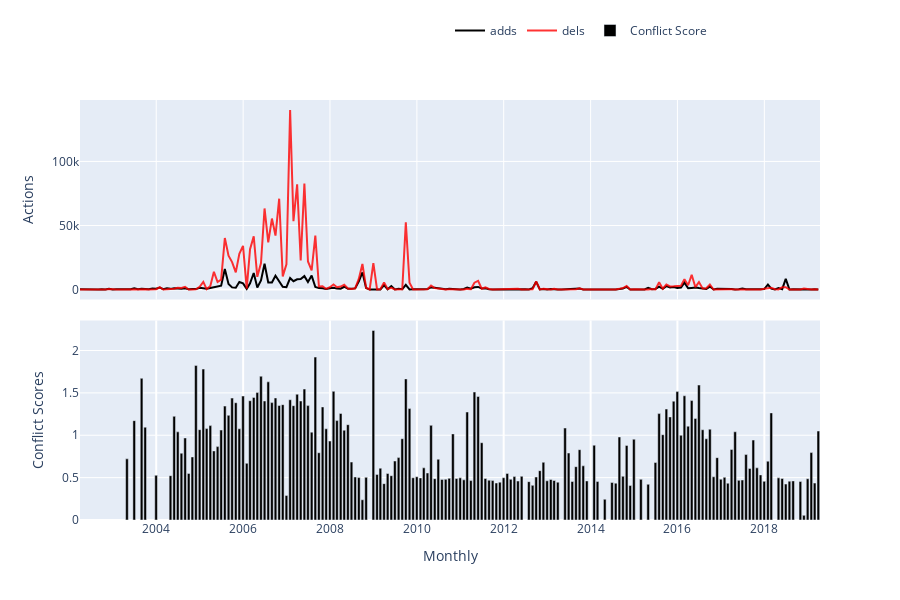

Notebook code cell kept with this figure:
### Markdown cell above
<span style="color: #626262"> Try yourself! This is what will happen when you click 'Load Actions' button: </span>

### Code cell
### --------------------------------------------------------------------------- ###
### TRY YOURSELF! THIS IS WHAT WILL HAPPEN WHEN YOU CLICK 'Load Actions' BUTTON ###
### --------------------------------------------------------------------------- ###

## Create a WikiWho instance, which is an API; and use ConflictManager to get         ##
## actions for given page id; more details see:                                       ##
## https://github.com/gesiscss/wikiwho_wrapper/blob/master/wikiwho_wrapper/api.py     ##
## https://github.com/gesiscss/wikiwho_wrapper/blob/master/wikiwho_wrapper/wikiwho.py ##
## https://github.com/gesiscss/wikiwho_demo_new/blob/master/metrics/conflict.py       ##
# wikiwho_api = WikiWho(lng=abbreviation(languageSelection.value))
# print("Downloading all_content from the WikiWhoApi...")
# all_content = wikiwho_api.dv.all_content(the_page['page_id'])
# print("Downloading revisions from the WikiWhoApi...")
# all_revisions = wikiwho_api.dv.rev_ids_of_article(the_page['page_id'])
# clear_output()

# conflict_manager = ConflictManager(all_content.copy(),
#                                all_revisions.copy(), 
#                                lng=abbreviation(languageSelection.value), 
#                                include_stopwords=True)

# conflict_manager.calculate()
# clear_output()

# Store the original data into variable "token_sources", it includes
# "tokens_all" / "tokens" (all actions of an article, including/excluding stopwords)
# "elegibles_all" / "elegibles" (elegible actions of an article, including/excluding stopwords)
# "conflicts_all" / "conflicts" (conflict actions of an article, including/excluding stopwords)
# "wiki_dv" (a WikipediaDV instance for retrieving editors' names given their IDs)
# token_sources = conflict_manager.source
# token_sources["wiki_dv"] = WikipediaDV(WikipediaAPI(lng=abbreviation(languageSelection.value)))
token_sources = sources.copy()
all_revisions = revisions.copy()

## Create an ActionsListener instance to get aggregated actions. More details see:            ##
## https://github.com/gesiscss/wikiwho_demo_new/blob/master/visualization/actions_listener.py ##
actions_listener = ActionsListener(sources=token_sources, lng=abbreviation(languageSelection.value))
actions_listener.get_main()
clear_output()

# Aggregation data for actions.
total_actions = actions_listener.df.copy()

# adds/dels/reins actions (including stopwords)
actions_inc = actions_listener.tokens_group_all.copy()

# Editors' names.
grabbed_names = actions_listener.editors.copy()


## Visualization, core visual code lies in ActionsListener, then the interact function     ##
## makes it interactive, mode details see:                                                 ##
## https://github.com/gesiscss/wikiwho_demo/blob/master/visualization/actions_listener.py  ##

# This is the page you used
print('The page that is being used:', the_page['title'], f'({abbreviation(languageSelection.value).upper()})')

# Which types do those actions have?
actions_types = (total_actions.columns[5:14]).values.tolist()

# Visualization: try yourself by coding!
begin_date = date(2002, 3, 1)
end_date = date(2019, 4, 1)
editor_name = 'All'
frequency = 'Monthly' # "Yearly", "Monthly", "Weekly", "Daily"
black_line = 'adds' # Choose one from 'actions_types'. Note that 'black_line doesn't have 'None' option but others have.
red_line = 'dels'
blue_line = 'None'
green_line = 'None'
black_conflict = "Conflict Score"  # 'Conflict Score', 'Absolute Conflict Score', 'Total Elegible Actions'
red_conflict = "None"

actions_listener.listen(
    _range1 = begin_date,
    _range2 = end_date,
    editor = editor_name,
    granularity = frequency,
    black = black_line,
    red = red_line,
    blue = blue_line,
    green = green_line,
    black_conflict = black_conflict,
    red_conflict = red_conflict
)

# Store the variable total_actions for the next notebooks.
%store total_actions

### Figure 1 — Plotly figure (JSON) as saved in the notebook; plotly's stock layout.template omitted (floating-point values rounded to 4 significant figures; data arrays with more than 128 entries replaced by an {"elided": "..."} marker saying what was removed)
{"data": [{"marker": {"color": "rgba(0, 0, 0, 1)"}, "name": "adds", "type": "scatter", "x": {"elided": "205 str values"}, "xaxis": "x2", "y": {"elided": "205 int values"}, "yaxis": "y2"}, {"marker": {"color": "rgba(255, 0, 0, .8)"}, "name": "dels", "type": "scatter", "x": {"elided": "205 str values"}, "xaxis": "x2", "y": {"elided": "205 int values"}, "yaxis": "y2"}, {"marker": {"color": "rgba(0, 0, 0, 1)"}, "name": "Conflict Score", "type": "bar", "x": {"elided": "174 str values"}, "xaxis": "x", "y": {"elided": "174 float values"}, "yaxis": "y"}], "layout": {"barmode": "group", "height": 600, "hovermode": "closest", "legend": {"orientation": "h", "x": 0.5, "y": 1.2}, "showlegend": true, "xaxis": {"anchor": "y", "domain": [0, 1], "gridwidth": 2, "ticklen": 5, "title": {"text": "Monthly"}, "zeroline": true}, "xaxis2": {"anchor": "y2", "domain": [0, 1], "matches": "x", "showticklabels": false}, "yaxis": {"anchor": "x", "domain": [0, 0.475], "title": {"text": "Conflict Scores"}}, "yaxis2": {"anchor": "x2", "domain": [0.525, 1], "title": {"text": "Actions"}}}}
